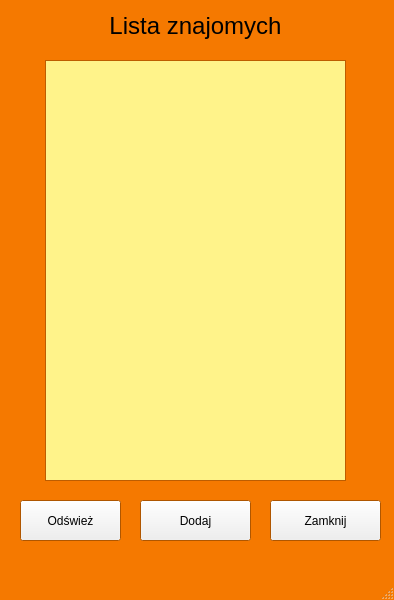
<?xml version="1.0" encoding="UTF-8"?>
<ui version="4.0">
 <class>ContactsWindow</class>
 <widget class="QMainWindow" name="ContactsWindow">
  <property name="geometry">
   <rect>
    <x>0</x>
    <y>0</y>
    <width>394</width>
    <height>600</height>
   </rect>
  </property>
  <property name="palette">
   <palette>
    <active>
     <colorrole role="Light">
      <brush brushstyle="SolidPattern">
       <color alpha="255">
        <red>255</red>
        <green>255</green>
        <blue>255</blue>
       </color>
      </brush>
     </colorrole>
     <colorrole role="BrightText">
      <brush brushstyle="SolidPattern">
       <color alpha="255">
        <red>255</red>
        <green>255</green>
        <blue>255</blue>
       </color>
      </brush>
     </colorrole>
     <colorrole role="Base">
      <brush brushstyle="SolidPattern">
       <color alpha="255">
        <red>255</red>
        <green>255</green>
        <blue>255</blue>
       </color>
      </brush>
     </colorrole>
     <colorrole role="Window">
      <brush brushstyle="SolidPattern">
       <color alpha="255">
        <red>245</red>
        <green>121</green>
        <blue>0</blue>
       </color>
      </brush>
     </colorrole>
     <colorrole role="HighlightedText">
      <brush brushstyle="SolidPattern">
       <color alpha="255">
        <red>255</red>
        <green>255</green>
        <blue>255</blue>
       </color>
      </brush>
     </colorrole>
     <colorrole role="AlternateBase">
      <brush brushstyle="SolidPattern">
       <color alpha="255">
        <red>255</red>
        <green>255</green>
        <blue>255</blue>
       </color>
      </brush>
     </colorrole>
     <colorrole role="PlaceholderText">
      <brush brushstyle="SolidPattern">
       <color alpha="255">
        <red>255</red>
        <green>255</green>
        <blue>255</blue>
       </color>
      </brush>
     </colorrole>
    </active>
    <inactive>
     <colorrole role="Light">
      <brush brushstyle="SolidPattern">
       <color alpha="255">
        <red>255</red>
        <green>255</green>
        <blue>255</blue>
       </color>
      </brush>
     </colorrole>
     <colorrole role="BrightText">
      <brush brushstyle="SolidPattern">
       <color alpha="255">
        <red>255</red>
        <green>255</green>
        <blue>255</blue>
       </color>
      </brush>
     </colorrole>
     <colorrole role="Base">
      <brush brushstyle="SolidPattern">
       <color alpha="255">
        <red>255</red>
        <green>255</green>
        <blue>255</blue>
       </color>
      </brush>
     </colorrole>
     <colorrole role="Window">
      <brush brushstyle="SolidPattern">
       <color alpha="255">
        <red>245</red>
        <green>121</green>
        <blue>0</blue>
       </color>
      </brush>
     </colorrole>
     <colorrole role="HighlightedText">
      <brush brushstyle="SolidPattern">
       <color alpha="255">
        <red>255</red>
        <green>255</green>
        <blue>255</blue>
       </color>
      </brush>
     </colorrole>
     <colorrole role="AlternateBase">
      <brush brushstyle="SolidPattern">
       <color alpha="255">
        <red>247</red>
        <green>247</green>
        <blue>247</blue>
       </color>
      </brush>
     </colorrole>
     <colorrole role="PlaceholderText">
      <brush brushstyle="SolidPattern">
       <color alpha="255">
        <red>255</red>
        <green>255</green>
        <blue>255</blue>
       </color>
      </brush>
     </colorrole>
    </inactive>
    <disabled>
     <colorrole role="Light">
      <brush brushstyle="SolidPattern">
       <color alpha="255">
        <red>255</red>
        <green>255</green>
        <blue>255</blue>
       </color>
      </brush>
     </colorrole>
     <colorrole role="BrightText">
      <brush brushstyle="SolidPattern">
       <color alpha="255">
        <red>255</red>
        <green>255</green>
        <blue>255</blue>
       </color>
      </brush>
     </colorrole>
     <colorrole role="Base">
      <brush brushstyle="SolidPattern">
       <color alpha="255">
        <red>245</red>
        <green>121</green>
        <blue>0</blue>
       </color>
      </brush>
     </colorrole>
     <colorrole role="Window">
      <brush brushstyle="SolidPattern">
       <color alpha="255">
        <red>245</red>
        <green>121</green>
        <blue>0</blue>
       </color>
      </brush>
     </colorrole>
     <colorrole role="HighlightedText">
      <brush brushstyle="SolidPattern">
       <color alpha="255">
        <red>255</red>
        <green>255</green>
        <blue>255</blue>
       </color>
      </brush>
     </colorrole>
     <colorrole role="AlternateBase">
      <brush brushstyle="SolidPattern">
       <color alpha="255">
        <red>247</red>
        <green>247</green>
        <blue>247</blue>
       </color>
      </brush>
     </colorrole>
     <colorrole role="PlaceholderText">
      <brush brushstyle="SolidPattern">
       <color alpha="255">
        <red>255</red>
        <green>255</green>
        <blue>255</blue>
       </color>
      </brush>
     </colorrole>
    </disabled>
   </palette>
  </property>
  <property name="windowTitle">
   <string>MainWindow</string>
  </property>
  <property name="autoFillBackground">
   <bool>false</bool>
  </property>
  <widget class="QWidget" name="centralwidget">
   <widget class="QListWidget" name="listWidget">
    <property name="geometry">
     <rect>
      <x>45</x>
      <y>60</y>
      <width>301</width>
      <height>421</height>
     </rect>
    </property>
    <property name="palette">
     <palette>
      <active>
       <colorrole role="Base">
        <brush brushstyle="SolidPattern">
         <color alpha="255">
          <red>255</red>
          <green>243</green>
          <blue>138</blue>
         </color>
        </brush>
       </colorrole>
      </active>
      <inactive>
       <colorrole role="Base">
        <brush brushstyle="SolidPattern">
         <color alpha="255">
          <red>255</red>
          <green>243</green>
          <blue>138</blue>
         </color>
        </brush>
       </colorrole>
      </inactive>
      <disabled>
       <colorrole role="Base">
        <brush brushstyle="SolidPattern">
         <color alpha="255">
          <red>245</red>
          <green>121</green>
          <blue>0</blue>
         </color>
        </brush>
       </colorrole>
      </disabled>
     </palette>
    </property>
   </widget>
   <widget class="QPushButton" name="quitButton">
    <property name="geometry">
     <rect>
      <x>270</x>
      <y>500</y>
      <width>111</width>
      <height>41</height>
     </rect>
    </property>
    <property name="text">
     <string>Zamknij</string>
    </property>
   </widget>
   <widget class="QPushButton" name="addButton">
    <property name="geometry">
     <rect>
      <x>140</x>
      <y>500</y>
      <width>111</width>
      <height>41</height>
     </rect>
    </property>
    <property name="text">
     <string>Dodaj</string>
    </property>
   </widget>
   <widget class="QPushButton" name="refreshButton">
    <property name="geometry">
     <rect>
      <x>20</x>
      <y>500</y>
      <width>101</width>
      <height>41</height>
     </rect>
    </property>
    <property name="text">
     <string>Odśwież</string>
    </property>
   </widget>
   <widget class="QLabel" name="label">
    <property name="geometry">
     <rect>
      <x>80</x>
      <y>10</y>
      <width>231</width>
      <height>31</height>
     </rect>
    </property>
    <property name="font">
     <font>
      <pointsize>18</pointsize>
     </font>
    </property>
    <property name="text">
     <string>Lista znajomych</string>
    </property>
    <property name="alignment">
     <set>Qt::AlignCenter</set>
    </property>
   </widget>
  </widget>
  <widget class="QMenuBar" name="menubar">
   <property name="geometry">
    <rect>
     <x>0</x>
     <y>0</y>
     <width>394</width>
     <height>21</height>
    </rect>
   </property>
  </widget>
  <widget class="QStatusBar" name="statusbar"/>
 </widget>
 <resources/>
 <connections/>
</ui>
